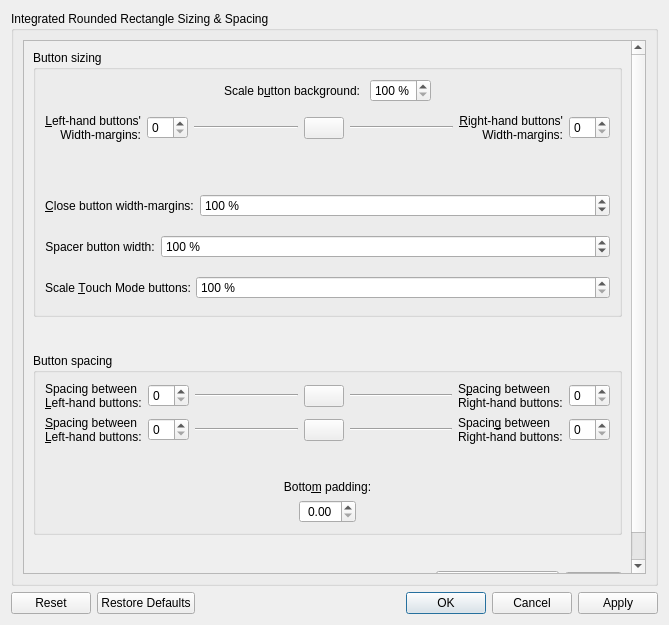
<?xml version="1.0" encoding="UTF-8"?>
<ui version="4.0">
 <class>ButtonSizing</class>
 <widget class="QDialog" name="ButtonSizing">
  <property name="geometry">
   <rect>
    <x>0</x>
    <y>0</y>
    <width>669</width>
    <height>625</height>
   </rect>
  </property>
  <property name="windowTitle">
   <string>Dialog</string>
  </property>
  <layout class="QVBoxLayout" name="verticalLayout">
   <item>
    <widget class="QGroupBox" name="groupBox">
     <property name="title">
      <string>Integrated Rounded Rectangle Sizing &amp;&amp; Spacing</string>
     </property>
     <layout class="QVBoxLayout" name="verticalLayout_2">
      <item>
       <widget class="QScrollArea" name="scrollArea">
        <property name="widgetResizable">
         <bool>true</bool>
        </property>
        <widget class="QWidget" name="scrollAreaWidgetContents">
         <property name="geometry">
          <rect>
           <x>0</x>
           <y>0</y>
           <width>622</width>
           <height>695</height>
          </rect>
         </property>
         <layout class="QVBoxLayout" name="verticalLayout_5">
          <item>
           <widget class="QGroupBox" name="groupBox_2">
            <property name="title">
             <string>Button sizing</string>
            </property>
            <layout class="QVBoxLayout" name="verticalLayout_3">
             <item>
              <layout class="QHBoxLayout" name="horizontalLayout_4">
               <item>
                <spacer name="horizontalSpacer_10">
                 <property name="orientation">
                  <enum>Qt::Orientation::Horizontal</enum>
                 </property>
                 <property name="sizeHint" stdset="0">
                  <size>
                   <width>40</width>
                   <height>20</height>
                  </size>
                 </property>
                </spacer>
               </item>
               <item>
                <layout class="QFormLayout" name="formLayout">
                 <property name="formAlignment">
                  <set>Qt::AlignmentFlag::AlignHCenter|Qt::AlignmentFlag::AlignTop</set>
                 </property>
                 <property name="topMargin">
                  <number>0</number>
                 </property>
                 <item row="0" column="0">
                  <widget class="QLabel" name="scaleBackgroundPercentLabel">
                   <property name="text">
                    <string>Scale b&amp;utton background: </string>
                   </property>
                   <property name="buddy">
                    <cstring>scaleBackgroundPercent</cstring>
                   </property>
                  </widget>
                 </item>
                 <item row="0" column="1">
                  <widget class="QSpinBox" name="scaleBackgroundPercent">
                   <property name="inputMethodHints">
                    <set>Qt::InputMethodHint::ImhDigitsOnly</set>
                   </property>
                   <property name="suffix">
                    <string> %</string>
                   </property>
                   <property name="minimum">
                    <number>100</number>
                   </property>
                   <property name="maximum">
                    <number>250</number>
                   </property>
                   <property name="singleStep">
                    <number>5</number>
                   </property>
                  </widget>
                 </item>
                 <item row="1" column="0">
                  <spacer name="verticalSpacer_2">
                   <property name="orientation">
                    <enum>Qt::Orientation::Vertical</enum>
                   </property>
                   <property name="sizeHint" stdset="0">
                    <size>
                     <width>20</width>
                     <height>40</height>
                    </size>
                   </property>
                  </spacer>
                 </item>
                </layout>
               </item>
               <item>
                <spacer name="horizontalSpacer_9">
                 <property name="orientation">
                  <enum>Qt::Orientation::Horizontal</enum>
                 </property>
                 <property name="sizeHint" stdset="0">
                  <size>
                   <width>40</width>
                   <height>20</height>
                  </size>
                 </property>
                </spacer>
               </item>
              </layout>
             </item>
             <item>
              <layout class="QGridLayout" name="gridLayout_8">
               <property name="sizeConstraint">
                <enum>QLayout::SizeConstraint::SetNoConstraint</enum>
               </property>
               <item row="0" column="5">
                <spacer name="horizontalSpacer_20">
                 <property name="orientation">
                  <enum>Qt::Orientation::Horizontal</enum>
                 </property>
                 <property name="sizeType">
                  <enum>QSizePolicy::Policy::Fixed</enum>
                 </property>
                 <property name="sizeHint" stdset="0">
                  <size>
                   <width>10</width>
                   <height>0</height>
                  </size>
                 </property>
                </spacer>
               </item>
               <item row="1" column="5" colspan="2">
                <layout class="QGridLayout" name="gridLayout_9">
                 <property name="sizeConstraint">
                  <enum>QLayout::SizeConstraint::SetNoConstraint</enum>
                 </property>
                 <property name="verticalSpacing">
                  <number>0</number>
                 </property>
                 <item row="0" column="0">
                  <widget class="Line" name="fullHeightButtonWidthMarginRightLine">
                   <property name="orientation">
                    <enum>Qt::Orientation::Horizontal</enum>
                   </property>
                  </widget>
                 </item>
                </layout>
               </item>
               <item row="0" column="6">
                <spacer name="horizontalSpacer_14">
                 <property name="orientation">
                  <enum>Qt::Orientation::Horizontal</enum>
                 </property>
                 <property name="sizeHint" stdset="0">
                  <size>
                   <width>40</width>
                   <height>0</height>
                  </size>
                 </property>
                </spacer>
               </item>
               <item row="1" column="1">
                <widget class="QSpinBox" name="fullHeightButtonWidthMarginLeft">
                 <property name="maximum">
                  <number>50</number>
                 </property>
                </widget>
               </item>
               <item row="2" column="0" colspan="9">
                <layout class="QHBoxLayout" name="horizontalLayout_5">
                 <item>
                  <spacer name="horizontalSpacer_11">
                   <property name="orientation">
                    <enum>Qt::Orientation::Horizontal</enum>
                   </property>
                   <property name="sizeHint" stdset="0">
                    <size>
                     <width>40</width>
                     <height>0</height>
                    </size>
                   </property>
                  </spacer>
                 </item>
                 <item>
                  <spacer name="fullHeightOnlySpacer">
                   <property name="orientation">
                    <enum>Qt::Orientation::Horizontal</enum>
                   </property>
                   <property name="sizeHint" stdset="0">
                    <size>
                     <width>0</width>
                     <height>40</height>
                    </size>
                   </property>
                  </spacer>
                 </item>
                 <item>
                  <spacer name="horizontalSpacer_13">
                   <property name="orientation">
                    <enum>Qt::Orientation::Horizontal</enum>
                   </property>
                   <property name="sizeHint" stdset="0">
                    <size>
                     <width>40</width>
                     <height>0</height>
                    </size>
                   </property>
                  </spacer>
                 </item>
                </layout>
               </item>
               <item row="1" column="8">
                <widget class="QSpinBox" name="fullHeightButtonWidthMarginRight">
                 <property name="maximum">
                  <number>50</number>
                 </property>
                </widget>
               </item>
               <item row="1" column="2" colspan="2">
                <layout class="QGridLayout" name="gridLayout_12">
                 <property name="sizeConstraint">
                  <enum>QLayout::SizeConstraint::SetNoConstraint</enum>
                 </property>
                 <property name="verticalSpacing">
                  <number>0</number>
                 </property>
                 <item row="0" column="0">
                  <widget class="Line" name="fullHeightButtonWidthMarginLeftLine">
                   <property name="orientation">
                    <enum>Qt::Orientation::Horizontal</enum>
                   </property>
                  </widget>
                 </item>
                </layout>
               </item>
               <item row="5" column="0" colspan="9">
                <layout class="QFormLayout" name="formLayout_4">
                 <property name="formAlignment">
                  <set>Qt::AlignmentFlag::AlignHCenter|Qt::AlignmentFlag::AlignTop</set>
                 </property>
                 <property name="topMargin">
                  <number>6</number>
                 </property>
                 <property name="bottomMargin">
                  <number>6</number>
                 </property>
                 <item row="0" column="0">
                  <widget class="QLabel" name="scaleTouchModeLabel">
                   <property name="sizePolicy">
                    <sizepolicy hsizetype="Preferred" vsizetype="Preferred">
                     <horstretch>0</horstretch>
                     <verstretch>0</verstretch>
                    </sizepolicy>
                   </property>
                   <property name="text">
                    <string>Scale &amp;Touch Mode buttons:</string>
                   </property>
                   <property name="buddy">
                    <cstring>scaleTouchMode</cstring>
                   </property>
                  </widget>
                 </item>
                 <item row="0" column="1">
                  <widget class="QSpinBox" name="scaleTouchMode">
                   <property name="inputMethodHints">
                    <set>Qt::InputMethodHint::ImhDigitsOnly</set>
                   </property>
                   <property name="suffix">
                    <string> %</string>
                   </property>
                   <property name="minimum">
                    <number>100</number>
                   </property>
                   <property name="maximum">
                    <number>400</number>
                   </property>
                   <property name="singleStep">
                    <number>5</number>
                   </property>
                  </widget>
                 </item>
                </layout>
               </item>
               <item row="1" column="7">
                <widget class="QLabel" name="fullHeightButtonWidthMarginRightLabel">
                 <property name="text">
                  <string>&amp;Right-hand buttons'
 Width-margins:</string>
                 </property>
                 <property name="alignment">
                  <set>Qt::AlignmentFlag::AlignRight|Qt::AlignmentFlag::AlignTrailing|Qt::AlignmentFlag::AlignVCenter</set>
                 </property>
                 <property name="buddy">
                  <cstring>fullHeightButtonWidthMarginRight</cstring>
                 </property>
                </widget>
               </item>
               <item row="1" column="4">
                <widget class="QPushButton" name="lockFullHeightButtonWidthMargins">
                 <property name="sizePolicy">
                  <sizepolicy hsizetype="Fixed" vsizetype="Fixed">
                   <horstretch>0</horstretch>
                   <verstretch>0</verstretch>
                  </sizepolicy>
                 </property>
                 <property name="toolTip">
                  <string>Lock to make Left-hand button width margin and Right-hand button width margin have the same value</string>
                 </property>
                 <property name="text">
                  <string/>
                 </property>
                 <property name="checkable">
                  <bool>true</bool>
                 </property>
                </widget>
               </item>
               <item row="1" column="0">
                <widget class="QLabel" name="fullHeightButtonWidthMarginLeftLabel">
                 <property name="text">
                  <string>&amp;Left-hand buttons'
 Width-margins:</string>
                 </property>
                 <property name="alignment">
                  <set>Qt::AlignmentFlag::AlignRight|Qt::AlignmentFlag::AlignTrailing|Qt::AlignmentFlag::AlignVCenter</set>
                 </property>
                 <property name="buddy">
                  <cstring>fullHeightButtonWidthMarginLeft</cstring>
                 </property>
                </widget>
               </item>
               <item row="4" column="0" colspan="9">
                <layout class="QFormLayout" name="formLayout_5">
                 <property name="formAlignment">
                  <set>Qt::AlignmentFlag::AlignHCenter|Qt::AlignmentFlag::AlignTop</set>
                 </property>
                 <property name="topMargin">
                  <number>6</number>
                 </property>
                 <property name="bottomMargin">
                  <number>6</number>
                 </property>
                 <item row="0" column="0">
                  <widget class="QLabel" name="spacerButtonWidthRelativeLabel">
                   <property name="text">
                    <string>Spacer button width:</string>
                   </property>
                   <property name="alignment">
                    <set>Qt::AlignmentFlag::AlignCenter</set>
                   </property>
                   <property name="buddy">
                    <cstring>spacerButtonWidthRelative</cstring>
                   </property>
                  </widget>
                 </item>
                 <item row="0" column="1">
                  <widget class="QSpinBox" name="spacerButtonWidthRelative">
                   <property name="suffix">
                    <string> %</string>
                   </property>
                   <property name="minimum">
                    <number>1</number>
                   </property>
                   <property name="maximum">
                    <number>400</number>
                   </property>
                   <property name="singleStep">
                    <number>5</number>
                   </property>
                   <property name="value">
                    <number>100</number>
                   </property>
                  </widget>
                 </item>
                </layout>
               </item>
               <item row="0" column="3">
                <spacer name="horizontalSpacer_32">
                 <property name="orientation">
                  <enum>Qt::Orientation::Horizontal</enum>
                 </property>
                 <property name="sizeType">
                  <enum>QSizePolicy::Policy::Fixed</enum>
                 </property>
                 <property name="sizeHint" stdset="0">
                  <size>
                   <width>10</width>
                   <height>0</height>
                  </size>
                 </property>
                </spacer>
               </item>
               <item row="0" column="2">
                <spacer name="horizontalSpacer_15">
                 <property name="orientation">
                  <enum>Qt::Orientation::Horizontal</enum>
                 </property>
                 <property name="sizeHint" stdset="0">
                  <size>
                   <width>40</width>
                   <height>0</height>
                  </size>
                 </property>
                </spacer>
               </item>
               <item row="3" column="0" colspan="9">
                <layout class="QFormLayout" name="closeFullHeightButtonWidthMarginRelativeLayout">
                 <property name="formAlignment">
                  <set>Qt::AlignmentFlag::AlignHCenter|Qt::AlignmentFlag::AlignTop</set>
                 </property>
                 <property name="topMargin">
                  <number>6</number>
                 </property>
                 <property name="bottomMargin">
                  <number>6</number>
                 </property>
                 <item row="0" column="0">
                  <widget class="QLabel" name="closeFullHeightButtonWidthMarginRelativeLabel">
                   <property name="text">
                    <string>&amp;Close button width-margins:</string>
                   </property>
                   <property name="alignment">
                    <set>Qt::AlignmentFlag::AlignCenter</set>
                   </property>
                   <property name="buddy">
                    <cstring>closeFullHeightButtonWidthMarginRelative</cstring>
                   </property>
                  </widget>
                 </item>
                 <item row="0" column="1">
                  <widget class="QSpinBox" name="closeFullHeightButtonWidthMarginRelative">
                   <property name="suffix">
                    <string> %</string>
                   </property>
                   <property name="minimum">
                    <number>25</number>
                   </property>
                   <property name="maximum">
                    <number>400</number>
                   </property>
                   <property name="singleStep">
                    <number>5</number>
                   </property>
                   <property name="value">
                    <number>100</number>
                   </property>
                  </widget>
                 </item>
                </layout>
               </item>
              </layout>
             </item>
            </layout>
           </widget>
          </item>
          <item>
           <spacer name="verticalSpacer">
            <property name="orientation">
             <enum>Qt::Orientation::Vertical</enum>
            </property>
            <property name="sizeType">
             <enum>QSizePolicy::Policy::MinimumExpanding</enum>
            </property>
            <property name="sizeHint" stdset="0">
             <size>
              <width>20</width>
              <height>30</height>
             </size>
            </property>
           </spacer>
          </item>
          <item>
           <widget class="QGroupBox" name="groupBox_3">
            <property name="title">
             <string>Button spacing</string>
            </property>
            <layout class="QVBoxLayout" name="verticalLayout_4">
             <item>
              <layout class="QGridLayout" name="gridLayout">
               <property name="sizeConstraint">
                <enum>QLayout::SizeConstraint::SetNoConstraint</enum>
               </property>
               <item row="2" column="2" colspan="2">
                <layout class="QGridLayout" name="gridLayout_4">
                 <property name="sizeConstraint">
                  <enum>QLayout::SizeConstraint::SetNoConstraint</enum>
                 </property>
                 <property name="verticalSpacing">
                  <number>0</number>
                 </property>
                 <item row="0" column="0">
                  <widget class="Line" name="buttonSpacingLeftLine">
                   <property name="orientation">
                    <enum>Qt::Orientation::Horizontal</enum>
                   </property>
                  </widget>
                 </item>
                </layout>
               </item>
               <item row="3" column="2" colspan="2">
                <layout class="QGridLayout" name="gridLayout_6">
                 <property name="sizeConstraint">
                  <enum>QLayout::SizeConstraint::SetNoConstraint</enum>
                 </property>
                 <property name="verticalSpacing">
                  <number>0</number>
                 </property>
                 <item row="0" column="0">
                  <widget class="Line" name="fullHeightButtonSpacingLeftLine">
                   <property name="orientation">
                    <enum>Qt::Orientation::Horizontal</enum>
                   </property>
                  </widget>
                 </item>
                </layout>
               </item>
               <item row="0" column="2">
                <spacer name="horizontalSpacer">
                 <property name="orientation">
                  <enum>Qt::Orientation::Horizontal</enum>
                 </property>
                 <property name="sizeHint" stdset="0">
                  <size>
                   <width>40</width>
                   <height>0</height>
                  </size>
                 </property>
                </spacer>
               </item>
               <item row="3" column="7">
                <widget class="QLabel" name="fullHeightButtonSpacingRightLabel">
                 <property name="text">
                  <string>Spacin&amp;g between
Right-hand buttons:</string>
                 </property>
                 <property name="buddy">
                  <cstring>fullHeightButtonSpacingRight</cstring>
                 </property>
                </widget>
               </item>
               <item row="0" column="3">
                <spacer name="horizontalSpacer_31">
                 <property name="orientation">
                  <enum>Qt::Orientation::Horizontal</enum>
                 </property>
                 <property name="sizeType">
                  <enum>QSizePolicy::Policy::Fixed</enum>
                 </property>
                 <property name="sizeHint" stdset="0">
                  <size>
                   <width>10</width>
                   <height>0</height>
                  </size>
                 </property>
                </spacer>
               </item>
               <item row="2" column="0">
                <widget class="QLabel" name="buttonSpacingLeftLabel">
                 <property name="text">
                  <string>Spacing between
&amp;Left-hand buttons:</string>
                 </property>
                 <property name="buddy">
                  <cstring>buttonSpacingLeft</cstring>
                 </property>
                </widget>
               </item>
               <item row="2" column="7">
                <widget class="QLabel" name="buttonSpacingRightLabel">
                 <property name="text">
                  <string>S&amp;pacing between
Right-hand buttons:</string>
                 </property>
                 <property name="buddy">
                  <cstring>buttonSpacingRight</cstring>
                 </property>
                </widget>
               </item>
               <item row="3" column="8">
                <widget class="QSpinBox" name="fullHeightButtonSpacingRight">
                 <property name="maximum">
                  <number>50</number>
                 </property>
                </widget>
               </item>
               <item row="3" column="1">
                <widget class="QSpinBox" name="fullHeightButtonSpacingLeft">
                 <property name="maximum">
                  <number>50</number>
                 </property>
                </widget>
               </item>
               <item row="0" column="5">
                <spacer name="horizontalSpacer_19">
                 <property name="orientation">
                  <enum>Qt::Orientation::Horizontal</enum>
                 </property>
                 <property name="sizeType">
                  <enum>QSizePolicy::Policy::Fixed</enum>
                 </property>
                 <property name="sizeHint" stdset="0">
                  <size>
                   <width>10</width>
                   <height>0</height>
                  </size>
                 </property>
                </spacer>
               </item>
               <item row="3" column="0">
                <widget class="QLabel" name="fullHeightButtonSpacingLeftLabel">
                 <property name="text">
                  <string>&amp;Spacing between
&amp;Left-hand buttons:</string>
                 </property>
                 <property name="buddy">
                  <cstring>fullHeightButtonSpacingLeft</cstring>
                 </property>
                </widget>
               </item>
               <item row="0" column="6">
                <spacer name="horizontalSpacer_2">
                 <property name="orientation">
                  <enum>Qt::Orientation::Horizontal</enum>
                 </property>
                 <property name="sizeHint" stdset="0">
                  <size>
                   <width>40</width>
                   <height>0</height>
                  </size>
                 </property>
                </spacer>
               </item>
               <item row="2" column="8">
                <widget class="QSpinBox" name="buttonSpacingRight">
                 <property name="suffix">
                  <string/>
                 </property>
                 <property name="prefix">
                  <string/>
                 </property>
                 <property name="maximum">
                  <number>50</number>
                 </property>
                </widget>
               </item>
               <item row="3" column="5" colspan="2">
                <layout class="QGridLayout" name="gridLayout_7">
                 <property name="sizeConstraint">
                  <enum>QLayout::SizeConstraint::SetNoConstraint</enum>
                 </property>
                 <property name="verticalSpacing">
                  <number>0</number>
                 </property>
                 <item row="0" column="0">
                  <widget class="Line" name="fullHeightButtonSpacingRightLine">
                   <property name="orientation">
                    <enum>Qt::Orientation::Horizontal</enum>
                   </property>
                  </widget>
                 </item>
                </layout>
               </item>
               <item row="3" column="4">
                <widget class="QPushButton" name="lockFullHeightButtonSpacingLeftRight">
                 <property name="sizePolicy">
                  <sizepolicy hsizetype="Fixed" vsizetype="Fixed">
                   <horstretch>0</horstretch>
                   <verstretch>0</verstretch>
                  </sizepolicy>
                 </property>
                 <property name="toolTip">
                  <string>Lock to make Left-hand button spacing and Right-hand button spacing have the same value</string>
                 </property>
                 <property name="text">
                  <string/>
                 </property>
                 <property name="checkable">
                  <bool>true</bool>
                 </property>
                </widget>
               </item>
               <item row="2" column="1">
                <widget class="QSpinBox" name="buttonSpacingLeft">
                 <property name="suffix">
                  <string/>
                 </property>
                 <property name="prefix">
                  <string/>
                 </property>
                 <property name="maximum">
                  <number>50</number>
                 </property>
                </widget>
               </item>
               <item row="2" column="5" colspan="2">
                <layout class="QGridLayout" name="gridLayout_5">
                 <property name="sizeConstraint">
                  <enum>QLayout::SizeConstraint::SetNoConstraint</enum>
                 </property>
                 <property name="verticalSpacing">
                  <number>0</number>
                 </property>
                 <item row="0" column="0">
                  <widget class="Line" name="buttonSpacingRightLine">
                   <property name="orientation">
                    <enum>Qt::Orientation::Horizontal</enum>
                   </property>
                  </widget>
                 </item>
                </layout>
               </item>
               <item row="2" column="4">
                <widget class="QPushButton" name="lockButtonSpacingLeftRight">
                 <property name="sizePolicy">
                  <sizepolicy hsizetype="Fixed" vsizetype="Fixed">
                   <horstretch>0</horstretch>
                   <verstretch>0</verstretch>
                  </sizepolicy>
                 </property>
                 <property name="toolTip">
                  <string>Lock to make Left-hand button spacing and Right-hand button spacing have the same value</string>
                 </property>
                 <property name="text">
                  <string/>
                 </property>
                 <property name="checkable">
                  <bool>true</bool>
                 </property>
                </widget>
               </item>
               <item row="4" column="4">
                <spacer name="integratedOnlySpacer">
                 <property name="orientation">
                  <enum>Qt::Orientation::Vertical</enum>
                 </property>
                 <property name="sizeType">
                  <enum>QSizePolicy::Policy::MinimumExpanding</enum>
                 </property>
                 <property name="sizeHint" stdset="0">
                  <size>
                   <width>0</width>
                   <height>30</height>
                  </size>
                 </property>
                </spacer>
               </item>
              </layout>
             </item>
             <item>
              <layout class="QGridLayout" name="integratedOnlyGrid">
               <property name="topMargin">
                <number>0</number>
               </property>
               <item row="2" column="2">
                <spacer name="horizontalSpacer_5">
                 <property name="orientation">
                  <enum>Qt::Orientation::Horizontal</enum>
                 </property>
                 <property name="sizeHint" stdset="0">
                  <size>
                   <width>40</width>
                   <height>0</height>
                  </size>
                 </property>
                </spacer>
               </item>
               <item row="2" column="1">
                <widget class="QDoubleSpinBox" name="integratedRoundedRectangleBottomPadding">
                 <property name="sizePolicy">
                  <sizepolicy hsizetype="Fixed" vsizetype="Fixed">
                   <horstretch>0</horstretch>
                   <verstretch>0</verstretch>
                  </sizepolicy>
                 </property>
                 <property name="alignment">
                  <set>Qt::AlignmentFlag::AlignCenter</set>
                 </property>
                 <property name="decimals">
                  <number>2</number>
                 </property>
                 <property name="maximum">
                  <double>10.000000000000000</double>
                 </property>
                 <property name="singleStep">
                  <double>0.250000000000000</double>
                 </property>
                </widget>
               </item>
               <item row="2" column="0">
                <spacer name="horizontalSpacer_6">
                 <property name="orientation">
                  <enum>Qt::Orientation::Horizontal</enum>
                 </property>
                 <property name="sizeHint" stdset="0">
                  <size>
                   <width>40</width>
                   <height>0</height>
                  </size>
                 </property>
                </spacer>
               </item>
               <item row="1" column="0" colspan="3">
                <widget class="QLabel" name="integratedRoundedRectangleBottomPaddingLabel">
                 <property name="text">
                  <string>Botto&amp;m padding:</string>
                 </property>
                 <property name="alignment">
                  <set>Qt::AlignmentFlag::AlignCenter</set>
                 </property>
                 <property name="buddy">
                  <cstring>integratedRoundedRectangleBottomPadding</cstring>
                 </property>
                </widget>
               </item>
              </layout>
             </item>
            </layout>
           </widget>
          </item>
          <item>
           <spacer name="verticalSpacer_3">
            <property name="orientation">
             <enum>Qt::Orientation::Vertical</enum>
            </property>
            <property name="sizeHint" stdset="0">
             <size>
              <width>20</width>
              <height>40</height>
             </size>
            </property>
           </spacer>
          </item>
          <item>
           <layout class="QHBoxLayout" name="corneredOnlyLayout">
            <property name="topMargin">
             <number>30</number>
            </property>
            <property name="bottomMargin">
             <number>0</number>
            </property>
            <item>
             <spacer name="horizontalSpacer_3">
              <property name="orientation">
               <enum>Qt::Orientation::Horizontal</enum>
              </property>
              <property name="sizeType">
               <enum>QSizePolicy::Policy::MinimumExpanding</enum>
              </property>
              <property name="sizeHint" stdset="0">
               <size>
                <width>40</width>
                <height>0</height>
               </size>
              </property>
             </spacer>
            </item>
            <item>
             <widget class="QLabel" name="cornerRadiusIcon">
              <property name="sizePolicy">
               <sizepolicy hsizetype="Minimum" vsizetype="Preferred">
                <horstretch>0</horstretch>
                <verstretch>0</verstretch>
               </sizepolicy>
              </property>
              <property name="text">
               <string/>
              </property>
             </widget>
            </item>
            <item>
             <widget class="QLabel" name="cornerRadiusLabel">
              <property name="sizePolicy">
               <sizepolicy hsizetype="Minimum" vsizetype="Preferred">
                <horstretch>0</horstretch>
                <verstretch>0</verstretch>
               </sizepolicy>
              </property>
              <property name="text">
               <string>Button corner rad&amp;ius:</string>
              </property>
              <property name="alignment">
               <set>Qt::AlignmentFlag::AlignRight|Qt::AlignmentFlag::AlignTrailing|Qt::AlignmentFlag::AlignVCenter</set>
              </property>
              <property name="buddy">
               <cstring>buttonCornerRadius</cstring>
              </property>
             </widget>
            </item>
            <item>
             <widget class="QComboBox" name="buttonCornerRadius">
              <property name="sizePolicy">
               <sizepolicy hsizetype="Minimum" vsizetype="Fixed">
                <horstretch>0</horstretch>
                <verstretch>0</verstretch>
               </sizepolicy>
              </property>
              <item>
               <property name="text">
                <string>Same as window</string>
               </property>
              </item>
              <item>
               <property name="text">
                <string>Custom</string>
               </property>
              </item>
             </widget>
            </item>
            <item>
             <widget class="QDoubleSpinBox" name="buttonCustomCornerRadius">
              <property name="sizePolicy">
               <sizepolicy hsizetype="Preferred" vsizetype="Preferred">
                <horstretch>0</horstretch>
                <verstretch>0</verstretch>
               </sizepolicy>
              </property>
              <property name="decimals">
               <number>2</number>
              </property>
              <property name="maximum">
               <double>24.000000000000000</double>
              </property>
              <property name="singleStep">
               <double>0.100000000000000</double>
              </property>
             </widget>
            </item>
           </layout>
          </item>
          <item>
           <spacer name="verticalSpacer_4">
            <property name="orientation">
             <enum>Qt::Orientation::Vertical</enum>
            </property>
            <property name="sizeHint" stdset="0">
             <size>
              <width>20</width>
              <height>0</height>
             </size>
            </property>
           </spacer>
          </item>
         </layout>
        </widget>
       </widget>
      </item>
     </layout>
    </widget>
   </item>
   <item>
    <widget class="QDialogButtonBox" name="buttonBox">
     <property name="orientation">
      <enum>Qt::Orientation::Horizontal</enum>
     </property>
     <property name="standardButtons">
      <set>QDialogButtonBox::StandardButton::Apply|QDialogButtonBox::StandardButton::Cancel|QDialogButtonBox::StandardButton::Ok|QDialogButtonBox::StandardButton::Reset|QDialogButtonBox::StandardButton::RestoreDefaults</set>
     </property>
    </widget>
   </item>
  </layout>
 </widget>
 <tabstops>
  <tabstop>scrollArea</tabstop>
  <tabstop>scaleBackgroundPercent</tabstop>
  <tabstop>fullHeightButtonWidthMarginLeft</tabstop>
  <tabstop>lockFullHeightButtonWidthMargins</tabstop>
  <tabstop>fullHeightButtonWidthMarginRight</tabstop>
  <tabstop>closeFullHeightButtonWidthMarginRelative</tabstop>
  <tabstop>spacerButtonWidthRelative</tabstop>
  <tabstop>scaleTouchMode</tabstop>
  <tabstop>buttonSpacingLeft</tabstop>
  <tabstop>lockButtonSpacingLeftRight</tabstop>
  <tabstop>buttonSpacingRight</tabstop>
  <tabstop>fullHeightButtonSpacingLeft</tabstop>
  <tabstop>lockFullHeightButtonSpacingLeftRight</tabstop>
  <tabstop>fullHeightButtonSpacingRight</tabstop>
  <tabstop>integratedRoundedRectangleBottomPadding</tabstop>
  <tabstop>buttonCornerRadius</tabstop>
  <tabstop>buttonCustomCornerRadius</tabstop>
 </tabstops>
 <resources>
  <include location="heliumdecoration_config.qrc"/>
 </resources>
 <connections>
  <connection>
   <sender>buttonBox</sender>
   <signal>accepted()</signal>
   <receiver>ButtonSizing</receiver>
   <slot>accept()</slot>
   <hints>
    <hint type="sourcelabel">
     <x>260</x>
     <y>618</y>
    </hint>
    <hint type="destinationlabel">
     <x>157</x>
     <y>261</y>
    </hint>
   </hints>
  </connection>
  <connection>
   <sender>buttonBox</sender>
   <signal>rejected()</signal>
   <receiver>ButtonSizing</receiver>
   <slot>reject()</slot>
   <hints>
    <hint type="sourcelabel">
     <x>328</x>
     <y>618</y>
    </hint>
    <hint type="destinationlabel">
     <x>286</x>
     <y>261</y>
    </hint>
   </hints>
  </connection>
 </connections>
</ui>
